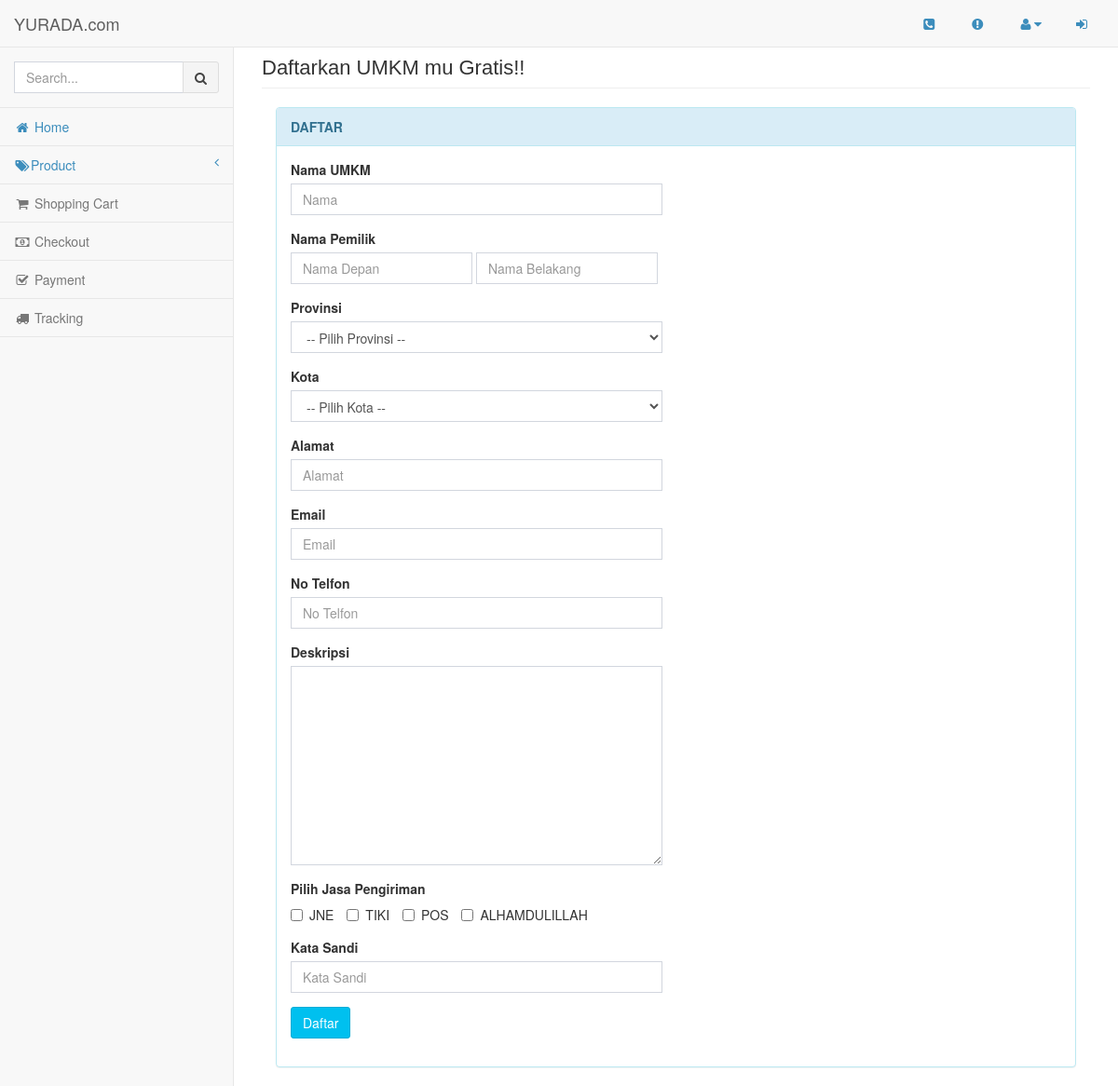
/index.php?halaman=daftar_umkm, run on the app's committed database.
### tables this page shows
CREATE TABLE IF NOT EXISTS `tb_jasa_pengiriman` (
  `id_jasa_pengiriman` varchar(5) NOT NULL,
  `nama_jasa_pengiriman` varchar(20) NOT NULL
);

### umkm/form_daftar_umkm.php (the view, shortened to what this page needs)
<?php include 'config/koneksi.php'; ?>
<div class="row">
    <div class="col-lg-12">
        <h1 class="page-header">Daftarkan UMKM mu Gratis!!</h1>
        <div class="col-lg-12">
        <div class="panel panel-info">
            <div class="panel-heading">
               <b> DAFTAR </b>
            </div>
            <div class="panel-body">
                <div class="row">
                    <div class="col-lg-6">
                        <form role="form" method="POST" action="umkm/daftar_umkm.php">
                            <div class="form-group">
                                <label>Nama UMKM</label>
                                <input class="form-control" placeholder="Nama" name="nama_umkm" maxlength="50" type="text" autofocus required>
                            </div>
                            <div class="form-group">
                                <label>Nama Pemilik</label>
                                <div class="form-inline">
                                <input class="form-control" placeholder="Nama Depan" name="nama_depan" maxlength="25" type="text" required>
                                <input class="form-control" placeholder="Nama Belakang" name="nama_belakang" maxlength="25" type="text" required>
                                </div>
                            </div>
                            <div class="form-group">
                                <label>Provinsi</label>
                                <select name="propinsi" id="propinsi" class="form-control" required>
                                    <option value="">-- Pilih Provinsi --</option>
                                </select>
                            </div>
                            <div class="form-group">
                                <label>Kota</label>
                                <select name="kota" id="kota" class="form-control" required>
                                    <option value="">-- Pilih Kota --</option>
                                </select>
                            </div>
                            <div class="form-group">
                                <label>Alamat</label>
                                <input class="form-control" placeholder="Alamat" name="alamat" type="text" required>
                            </div>
                            <div class="form-group">
                                <label>Email</label>
                                <input class="form-control" placeholder="Email" name="email" maxlength="50" type="email" required>
                            </div>
                            <div class="form-group">
                                <label>No Telfon</label>
                                <input class="form-control" placeholder="No Telfon" name="no_telfon" maxlength="12" type="tel" required>
                            </div>
                            <div class="form-group">
                                <label>Deskripsi</label>
                                <textarea name="deskripsi" rows="10" class="form-control" required></textarea>
                            </div>
                            <div class="form-group">
                                <label>Pilih Jasa Pengiriman</label>
                                <br>
                                <?php
                                $sql = "SELECT * FROM tb_jasa_pengiriman";
                                $result = $koneksi->query($sql);
                                while ($row = $result->fetch_array()) {
                                 ?>
                                <label class="checkbox-inline"><input type="checkbox" name="id_jasa[]" value="<?php echo $row['id_jasa_pengiriman']; ?>"><?php echo $row['nama_jasa_pengiriman']; ?></label>
                                <?php } ?>
                            </div>
                            <div class="form-group">
                                <label>Kata Sandi</label>
                                <input class="form-control" placeholder="Kata Sandi" name="kata_sandi" type="password" maxlength="50" required>
                            </div>
                            <div class="form-group">
                                <button type="submit" class="btn btn-info" >  Daftar  </button>
                            </div>
                        </form>
                    </div>
                </div>
            </div>
        </div>
    </div>
</div>

### data on the page
tb_jasa_pengiriman: nama_jasa_pengiriman "JNE"
tb_jasa_pengiriman: nama_jasa_pengiriman "TIKI"
tb_jasa_pengiriman: nama_jasa_pengiriman "POS"
tb_jasa_pengiriman: nama_jasa_pengiriman "ALHAMDULILLAH"
